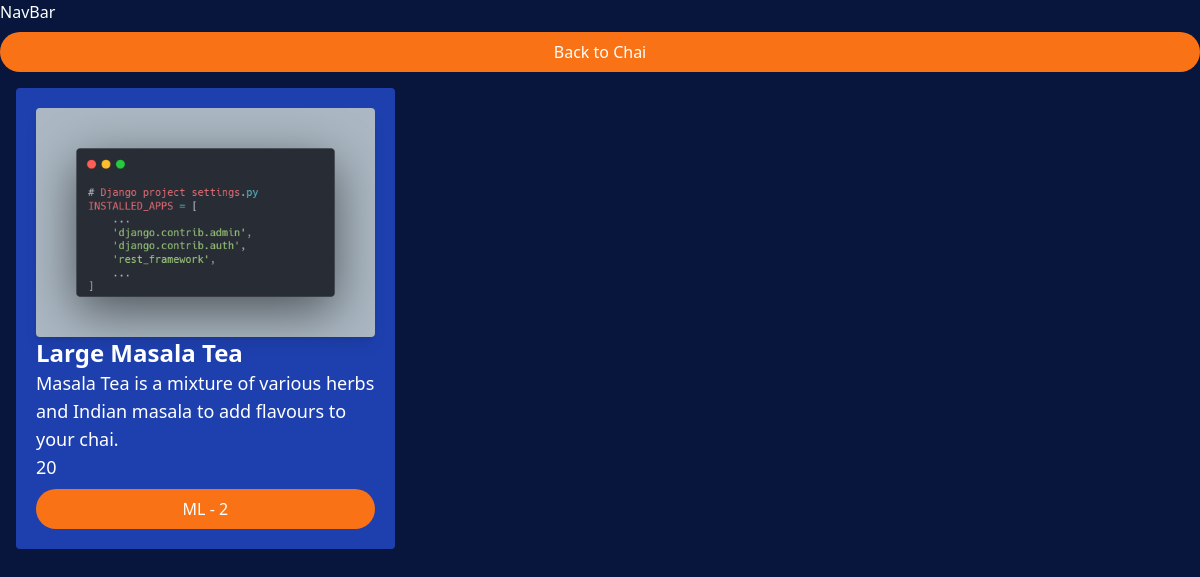
Page /chai/2/ on the committed database.
### chai/models.py (models this page shows, shortened)
class chaiVariety(models.Model):
    CHAI_TYPE_CHOICE = [
        ('ML', 'Masala'),
        ('GC', 'Ginger'),
        ('CC', 'Cardamom'),
        ('KC', 'Kashmiri'),
    ]
    name = models.CharField(max_length=100)
    image = models.ImageField(upload_to='images/')
    date_added = models.DateTimeField(default=timezone.now)
    type = models.CharField(max_length=2, choices=CHAI_TYPE_CHOICE, default='ML')
    description = models.TextField(default='')
    price = models.IntegerField(default=0)

### chai/views.py (the view)
# urls.py: path("<int:chai_id>/", views.chai_detail, name="chai_detail"),
def chai_detail(request, chai_id):
    chai = get_object_or_404(chaiVariety, pk=chai_id)
    return render(request, 'chai/chai_detail.html', {'chai': chai})

### chai/templates/chai/chai_detail.html (shortened to what this page needs)
{% extends "layout.html" %}
{% block content %}
<a href="{% url 'all_chai' %}">
    <button
    type = "button"
    class = "rounded-full bg-orange-500 w-[100%] text-white p-2 mt-2 hover:bg-orange-800">
        Back to Chai
    </button>
</a>
<div class="grid grid-cols-3 gap-4 m-4">
    <div class = "bg-blue-800 p-5 rounded">
        <img class="rounded shadow-lg" src="{{chai.image.url}}" alt="">
        <h3 class="text-2xl font-bold">{{chai.name}}</h3>
        <p class="text-lg">{{chai.description}}</p>
        <p class="text-lg">{{chai.price}}</p>
        <a href="{% url 'chai_detail' chai.id %}">
            <button
            type = "button"
            class = "rounded-full bg-orange-500 w-[100%] text-white p-2 mt-2 hover:bg-orange-800">
                {{chai.type}} - {{chai.id}}
            </button>
        </a>
    </div>
</div>
{% endblock %}

### static/style.css (style rules this page uses)
body { background-color:#08153d; color:white; }

### rows in the picture
chaiVariety: image (picture), name "Large Masala Tea", description "Masala Tea is a mixture of various herbs and Indian masala to add flavours to your chai.", price "20", type "ML", id "2"
